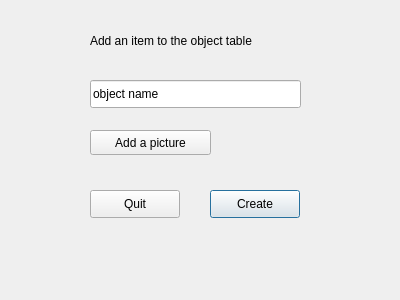
<?xml version="1.0" encoding="UTF-8"?>
<ui version="4.0">
 <class>db_ui</class>
 <widget class="QDialog" name="db_ui">
  <property name="geometry">
   <rect>
    <x>0</x>
    <y>0</y>
    <width>400</width>
    <height>300</height>
   </rect>
  </property>
  <property name="windowTitle">
   <string>Dialog</string>
  </property>
  <widget class="QLabel" name="label">
   <property name="geometry">
    <rect>
     <x>90</x>
     <y>30</y>
     <width>231</width>
     <height>21</height>
    </rect>
   </property>
   <property name="text">
    <string>Add an item to the object table</string>
   </property>
  </widget>
  <widget class="QPushButton" name="add_line">
   <property name="geometry">
    <rect>
     <x>210</x>
     <y>190</y>
     <width>90</width>
     <height>28</height>
    </rect>
   </property>
   <property name="text">
    <string>Create</string>
   </property>
  </widget>
  <widget class="QLineEdit" name="object_name">
   <property name="geometry">
    <rect>
     <x>90</x>
     <y>80</y>
     <width>211</width>
     <height>28</height>
    </rect>
   </property>
   <property name="text">
    <string>object name</string>
   </property>
   <property name="frame">
    <bool>true</bool>
   </property>
   <property name="readOnly">
    <bool>false</bool>
   </property>
  </widget>
  <widget class="QPushButton" name="add_image_btn">
   <property name="geometry">
    <rect>
     <x>90</x>
     <y>130</y>
     <width>121</width>
     <height>25</height>
    </rect>
   </property>
   <property name="autoFillBackground">
    <bool>false</bool>
   </property>
   <property name="text">
    <string>Add a picture</string>
   </property>
  </widget>
  <widget class="QPushButton" name="quit_btn">
   <property name="geometry">
    <rect>
     <x>90</x>
     <y>190</y>
     <width>90</width>
     <height>28</height>
    </rect>
   </property>
   <property name="text">
    <string>Quit</string>
   </property>
  </widget>
 </widget>
 <resources/>
 <connections/>
</ui>
